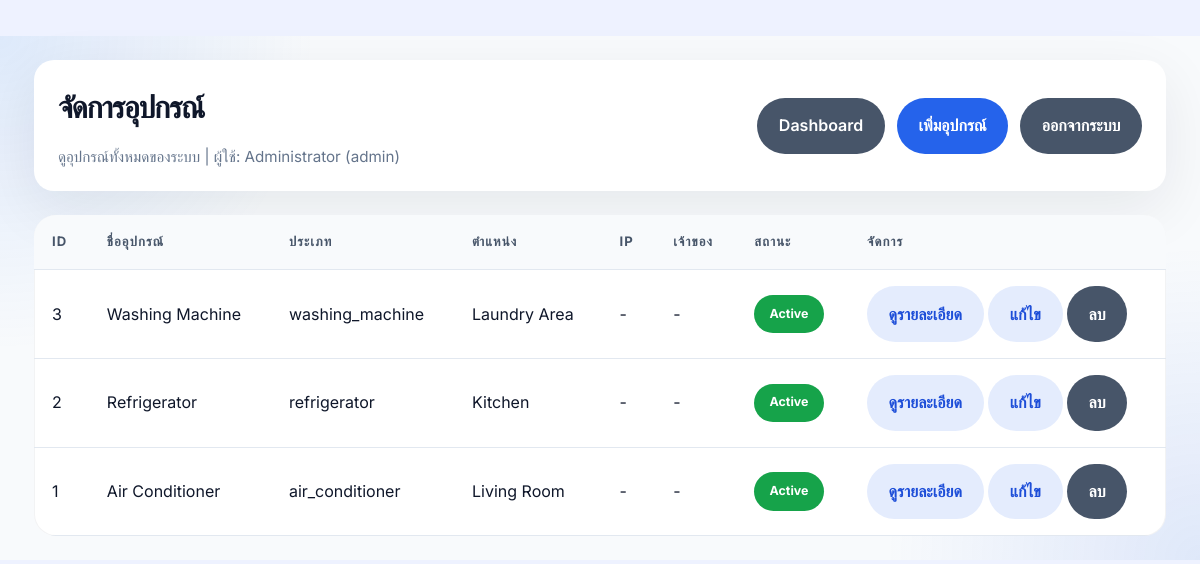
The app's page /devices (signed in) with its own data.
### tables this page shows
CREATE TABLE `devices` (
  `id` int(10) UNSIGNED NOT NULL,
  `device_name` varchar(150) NOT NULL,
  `device_type` varchar(100) NOT NULL,
  `location` varchar(150) DEFAULT NULL,
  `status` enum('active','inactive','maintenance') NOT NULL DEFAULT 'active',
  `user_id` int(10) UNSIGNED DEFAULT NULL,
  `ip_address` varchar(45) DEFAULT NULL,
  `device_secret` varchar(255) DEFAULT NULL,
  `created_at` timestamp NULL DEFAULT current_timestamp(),
  `updated_at` timestamp NULL DEFAULT current_timestamp() ON UPDATE current_timestamp()
);

### app/core/Controller.php (called while the page is built, shortened)
<?php
class Controller
{
    protected function view(string $view, array $data = []): void
    {
        extract($data);
        $viewPath = __DIR__ . '/../views/' . $view . '.php';
        require $viewPath;
    }
}

### app/controllers/DeviceController.php (called while the page is built, shortened)
<?php
class DeviceController extends Controller
{
    private DeviceRepository $devices;
    public function __construct()
    {
        $this->devices = new DeviceRepository();
    }
    public function index(): void
    {
        $user = auth_user();
        $isAdmin = has_role('admin');
        $items = $isAdmin ? $this->devices->all() : $this->devices->all($user['id']);
        $this->view('devices/index', [
            'title' => 'จัดการอุปกรณ์',
            'user' => $user,
            'devices' => $items
        ]);
    }
}

### app/core/App.php (called while the page is built, shortened)
<?php
class App
{
    protected Router $router;
    public function __construct()
    {
        $this->router = new Router();
    }
    public function run(): void
    {
        $uri = parse_url($_SERVER['REQUEST_URI'], PHP_URL_PATH);
        $method = $_SERVER['REQUEST_METHOD'];
        $uri = $uri ?: '/';
        $this->router->dispatch($method, $uri);
    }
}

### public/index.php (called while the page is built, shortened)
<?php
require_once __DIR__ . '/../app/helpers/auth.php';
require_once __DIR__ . '/../app/helpers/url.php';
$app = new App();
$app->run();

### app/helpers/url.php (called while the page is built, shortened)
<?php
if (!function_exists('base_path_url')) {
    function base_path_url(string $path = ''): string
    {
        $scriptName = str_replace('\\', '/', dirname($_SERVER['SCRIPT_NAME']));
        $base = rtrim($scriptName, '/');
        $path = ltrim($path, '/');
        return $base . ($path ? '/' . $path : '');
    }
}

### app/helpers/auth.php (called while the page is built, shortened)
<?php
if (!function_exists('auth_user')) {
    function auth_user(): ?array
    {
        return $_SESSION['user'] ?? null;
    }
}
if (!function_exists('has_role')) {
    function has_role(array|string $roles): bool
    {
        $user = auth_user();
        $roles = is_array($roles) ? $roles : [$roles];
        return in_array($user['role'], $roles, true);
    }
}

### app/repositories/DeviceRepository.php (called while the page is built, shortened)
<?php
class DeviceRepository
{
    private PDO $db;
    public function __construct()
    {
        $this->db = Database::connect();
    }
    public function all(int $userId = null): array
    {
        $sql = "SELECT d.*, u.name AS owner_name
                FROM devices d
                LEFT JOIN users u ON u.id = d.user_id";
        $params = [];
        $sql .= " ORDER BY d.id DESC";
        $stmt = $this->db->prepare($sql);
        $stmt->execute($params);
        return $stmt->fetchAll();
    }
}

### config/database.php (called while the page is built)
<?php
return [
    'host' => $_ENV['DB_HOST'] ?? '127.0.0.1',
    'port' => $_ENV['DB_PORT'] ?? '3306',
    'dbname' => $_ENV['DB_NAME'] ?? 'eoim_db',
    'username' => $_ENV['DB_USER'] ?? 'root',
    'password' => $_ENV['DB_PASS'] ?? '',
    'charset' => 'utf8mb4'
];

### app/core/Database.php (called while the page is built, shortened)
<?php
class Database
{
    private static ?PDO $connection = null;
    public static function connect(): PDO
    {
        if (self::$connection === null) {
            $config = require __DIR__ . '/../../config/database.php';
            $dsn = "mysql:host={$config['host']};port={$config['port']};dbname={$config['dbname']};charset={$config['charset']}";
            try {
                self::$connection = new PDO(
                    $dsn,
                    $config['username'],
                    $config['password'],
                    [
                        PDO::ATTR_ERRMODE => PDO::ERRMODE_EXCEPTION,
                        PDO::ATTR_DEFAULT_FETCH_MODE => PDO::FETCH_ASSOC,
                    ]
                );
            } catch (PDOException $e) {
                die('Database connection failed: ' . $e->getMessage());
            }
        }
        return self::$connection;
    }
}

### app/views/devices/index.php (the view, shortened to what this page needs)
<!DOCTYPE html>
<html lang="th">
<head>
    <link rel="stylesheet" href="<?= htmlspecialchars(base_path_url('/assets/css/style.css')) ?>">
</head>
<body>
    <div class="container">
        <div class="page-header">
            <div>
                <h1 class="page-title"><?= htmlspecialchars($title) ?></h1>
                <p class="page-subtitle">
                    <?= has_role('admin') ? 'ดูอุปกรณ์ทั้งหมดของระบบ' : 'ดูอุปกรณ์ของคุณ' ?>
                    | ผู้ใช้: <?= htmlspecialchars($user['name']) ?> (<?= htmlspecialchars($user['role']) ?>)
                </p>
            </div>
            <div class="main-actions">
                <a href="<?= htmlspecialchars(base_path_url('/dashboard')) ?>" class="button secondary">Dashboard</a>
                <a href="<?= htmlspecialchars(base_path_url('/devices/create')) ?>" class="button">เพิ่มอุปกรณ์</a>
                <a href="<?= htmlspecialchars(base_path_url('/logout')) ?>" class="button secondary">ออกจากระบบ</a>
            </div>
        </div>
        <div class="table-wrapper">
            <table>
                <thead>
                    <tr>
                        <th>ID</th>
                        <th>ชื่ออุปกรณ์</th>
                        <th>ประเภท</th>
                        <th>ตำแหน่ง</th>
                        <th>IP</th>
                        <?php if (has_role('admin')): ?>
                            <th>เจ้าของ</th>
                        <?php endif; ?>
                        <th>สถานะ</th>
                        <th>จัดการ</th>
                    </tr>
                </thead>
                <tbody>
                    <?php if (empty($devices)): ?>
                        <tr>
                            <td colspan="<?= has_role('admin') ? 7 : 6 ?>">ยังไม่มีข้อมูลอุปกรณ์</td>
                        </tr>
                    <?php else: ?>
                        <?php foreach ($devices as $device): ?>
                            <tr>
                                <td><?= (int)$device['id'] ?></td>
                                <td><?= htmlspecialchars($device['device_name']) ?></td>
                                <td><?= htmlspecialchars($device['device_type']) ?></td>
                                <td><?= htmlspecialchars($device['location'] ?? '-') ?></td>
                                <td><?= htmlspecialchars($device['ip_address'] ?? '-') ?></td>
                                <?php if (has_role('admin')): ?>
                                    <td><?= htmlspecialchars($device['owner_name'] ?? '-') ?></td>
                                <?php endif; ?>
                                <td><span class="badge badge-<?= htmlspecialchars($device['status']) ?>"><?= htmlspecialchars($device['status']) ?></span></td>
                                <td>
                                    <a href="<?= htmlspecialchars(base_path_url('/monitoring/device?id=' . $device['id'])) ?>" class="button ghost">ดูรายละเอียด</a>
                                    <a href="<?= htmlspecialchars(base_path_url('/devices/edit?id=' . $device['id'])) ?>" class="button ghost">แก้ไข</a>
                                    <?php if (has_role(['admin', 'staff'])): ?>
                                        <form method="POST" action="<?= htmlspecialchars(base_path_url('/devices/delete')) ?>" style="display:inline;">
                                            <button type="submit" class="button secondary" onclick="return confirm('ยืนยันการลบอุปกรณ์นี้?')">ลบ</button>
                                        </form>
                                    <?php endif; ?>
                                </td>
                            </tr>
                        <?php endforeach; ?>
                    <?php endif; ?>
                </tbody>
            </table>
        </div>
    </div>
</body>
</html>

### public/assets/css/style.css (style rules this page uses)
:root { color-scheme: light; font-family: 'Inter', Arial, sans-serif; color: #0f172a; background: #eef2ff; --surface: #ffffff; --surface-muted: #f8fafc; --surface-soft: #f2f5f9; --border: #e2e8f0; --primary: #2563eb; --primary-strong: #1d4ed8; --secondary: #475569; --success: #16a34a; --warning: #f59e0b; --danger: #ef4444; --muted: #64748b; --text: #0f172a; }
* { box-sizing: border-box; }
html, body { margin: 0; min-height: 100%; font-family: inherit; background: radial-gradient(circle at top left, rgba(59, 130, 246, 0.14), transparent 24%), radial-gradient(circle at bottom right, rgba(37, 99, 235, 0.12), transparent 24%), var(--surface-muted); color: var(--text); }
body { line-height: 1.65; }
a { color: var(--primary); text-decoration: none; }
.container { max-width: 1180px; margin: 36px auto; padding: 24px; }
.page-header, .topbar { background: #ffffff; padding: 22px 24px; border-radius: 20px; box-shadow: 0 18px 60px rgba(15, 23, 42, 0.08); margin-bottom: 24px; }
.page-header { display: flex; flex-wrap: wrap; align-items: center; justify-content: space-between; gap: 18px; }
.page-title { margin: 0; font-size: clamp(1.9rem, 2.5vw, 2.6rem); letter-spacing: -0.04em; }
.page-subtitle { margin: 0.75rem 0 0; color: var(--muted); font-size: 0.95rem; }
.main-actions { display: flex; flex-wrap: wrap; gap: 12px; }
.button, .btn { display: inline-flex; align-items: center; justify-content: center; gap: 0.5rem; padding: 0.92rem 1.35rem; border-radius: 999px; border: none; cursor: pointer; font: inherit; font-weight: 600; transition: transform .2s ease, box-shadow .2s ease, background .2s ease; text-decoration: none; color: #ffffff; background: var(--primary); }
.button.secondary, .btn.secondary { background: var(--secondary); }
.button.ghost, .btn.ghost { background: rgba(37, 99, 235, 0.12); color: var(--primary-strong); }
.table-wrapper { overflow-x: auto; border-radius: 22px; background: var(--surface); box-shadow: inset 0 0 0 1px rgba(15, 23, 42, 0.05); }
table { width: 100%; border-collapse: collapse; min-width: 720px; }
th, td { padding: 16px 18px; text-align: left; border-bottom: 1px solid var(--border); vertical-align: middle; }
th { font-size: 0.82rem; letter-spacing: 0.08em; text-transform: uppercase; color: #475569; background: var(--surface-muted); }
.badge { display: inline-flex; align-items: center; justify-content: center; border-radius: 999px; padding: 0.55rem 0.95rem; font-size: 0.78rem; font-weight: 700; color: #ffffff; text-transform: capitalize; }
.badge-active { background: #16a34a; }
button, input[type="submit"] { cursor: pointer; }
@media (prefers-reduced-motion: no-preference) { html { scroll-behavior: smooth; } }

### records on screen
devices: id "3", device_name "Washing Machine", device_type "washing_machine", location "Laundry Area", ip_address "-", owner_name "-", status "Active"
devices: id "2", device_name "Refrigerator", device_type "refrigerator", location "Kitchen", ip_address "-", owner_name "-", status "Active"
devices: id "1", device_name "Air Conditioner", device_type "air_conditioner", location "Living Room", ip_address "-", owner_name "-", status "Active"

### other values on screen
$title "จัดการอุปกรณ์"
$user['name'] "Administrator"
$user['role'] "admin"
